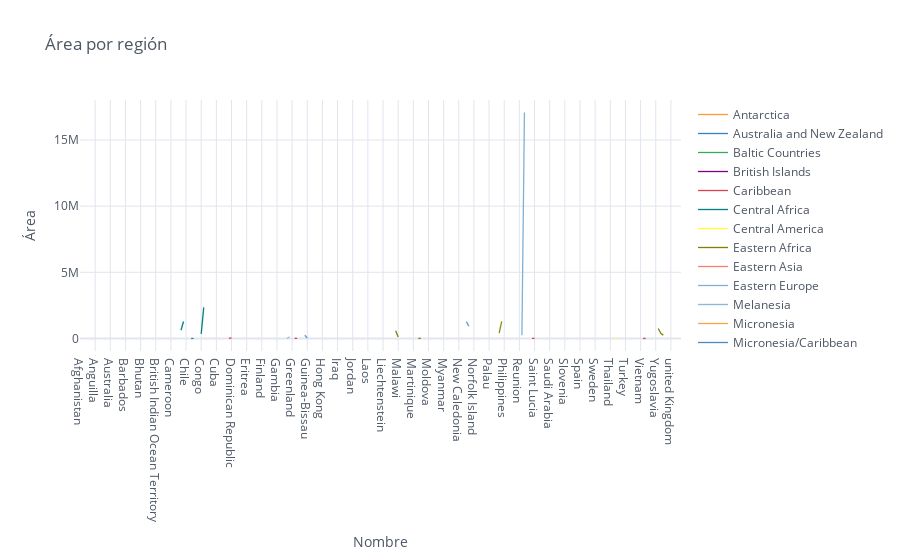

Notebook cell for this chart:
### Code cell
#Lineplot o grafico lineal
Data1.iplot(kind='line', xTitle='Nombre', yTitle='Área', title='Área por región')

### Figure 1 — Plotly figure (JSON) as saved in the notebook; plotly's stock layout.template omitted (floating-point values rounded to 4 significant figures; data arrays with more than 128 entries replaced by an {"elided": "..."} marker saying what was removed)
{"data": [{"line": {"color": "rgba(255, 153, 51, 1.0)", "dash": "solid", "shape": "linear", "width": 1.3}, "mode": "lines", "name": "Antarctica", "text": "", "type": "scatter", "x": {"elided": "239 str values"}, "y": {"elided": "239 mixed values"}}, {"line": {"color": "rgba(55, 128, 191, 1.0)", "dash": "solid", "shape": "linear", "width": 1.3}, "mode": "lines", "name": "Australia and New Zealand", "text": "", "type": "scatter", "x": {"elided": "239 str values"}, "y": {"elided": "239 mixed values"}}, {"line": {"color": "rgba(50, 171, 96, 1.0)", "dash": "solid", "shape": "linear", "width": 1.3}, "mode": "lines", "name": "Baltic Countries", "text": "", "type": "scatter", "x": {"elided": "239 str values"}, "y": {"elided": "239 mixed values"}}, {"line": {"color": "rgba(128, 0, 128, 1.0)", "dash": "solid", "shape": "linear", "width": 1.3}, "mode": "lines", "name": "British Islands", "text": "", "type": "scatter", "x": {"elided": "239 str values"}, "y": {"elided": "239 mixed values"}}, {"line": {"color": "rgba(219, 64, 82, 1.0)", "dash": "solid", "shape": "linear", "width": 1.3}, "mode": "lines", "name": "Caribbean", "text": "", "type": "scatter", "x": {"elided": "239 str values"}, "y": {"elided": "239 mixed values"}}, {"line": {"color": "rgba(0, 128, 128, 1.0)", "dash": "solid", "shape": "linear", "width": 1.3}, "mode": "lines", "name": "Central Africa", "text": "", "type": "scatter", "x": {"elided": "239 str values"}, "y": {"elided": "239 mixed values"}}, {"line": {"color": "rgba(255, 255, 51, 1.0)", "dash": "solid", "shape": "linear", "width": 1.3}, "mode": "lines", "name": "Central America", "text": "", "type": "scatter", "x": {"elided": "239 str values"}, "y": {"elided": "239 mixed values"}}, {"line": {"color": "rgba(128, 128, 0, 1.0)", "dash": "solid", "shape": "linear", "width": 1.3}, "mode": "lines", "name": "Eastern Africa", "text": "", "type": "scatter", "x": {"elided": "239 str values"}, "y": {"elided": "239 mixed values"}}, {"line": {"color": "rgba(251, 128, 114, 1.0)", "dash": "solid", "shape": "linear", "width": 1.3}, "mode": "lines", "name": "Eastern Asia", "text": "", "type": "scatter", "x": {"elided": "239 str values"}, "y": {"elided": "239 mixed values"}}, {"line": {"color": "rgba(128, 177, 211, 1.0)", "dash": "solid", "shape": "linear", "width": 1.3}, "mode": "lines", "name": "Eastern Europe", "text": "", "type": "scatter", "x": {"elided": "239 str values"}, "y": {"elided": "239 mixed values"}}, {"line": {"color": "rgba(128, 177, 211, 0.8999999999999999)", "dash": "solid", "shape": "linear", "width": 1.3}, "mode": "lines", "name": "Melanesia", "text": "", "type": "scatter", "x": {"elided": "239 str values"}, "y": {"elided": "239 mixed values"}}, {"line": {"color": "rgba(255, 153, 51, 0.8999999999999999)", "dash": "solid", "shape": "linear", "width": 1.3}, "mode": "lines", "name": "Micronesia", "text": "", "type": "scatter", "x": {"elided": "239 str values"}, "y": {"elided": "239 mixed values"}}, {"line": {"color": "rgba(55, 128, 191, 0.8999999999999999)", "dash": "solid", "shape": "linear", "width": 1.3}, "mode": "lines", "name": "Micronesia/Caribbean", "text": "", "type": "scatter", "x": {"elided": "239 str values"}, "y": {"elided": "239 mixed values"}}, {"line": {"color": "rgba(50, 171, 96, 0.8999999999999999)", "dash": "solid", "shape": "linear", "width": 1.3}, "mode": "lines", "name": "Middle East", "text": "", "type": "scatter", "x": {"elided": "239 str values"}, "y": {"elided": "239 mixed values"}}, {"line": {"color": "rgba(128, 0, 128, 0.8999999999999999)", "dash": "solid", "shape": "linear", "width": 1.3}, "mode": "lines", "name": "Nordic Countries", "text": "", "type": "scatter", "x": {"elided": "239 str values"}, "y": {"elided": "239 mixed values"}}, {"line": {"color": "rgba(219, 64, 82, 0.8999999999999999)", "dash": "solid", "shape": "linear", "width": 1.3}, "mode": "lines", "name": "North America", "text": "", "type": "scatter", "x": {"elided": "239 str values"}, "y": {"elided": "239 mixed values"}}, {"line": {"color": "rgba(0, 128, 128, 0.8999999999999999)", "dash": "solid", "shape": "linear", "width": 1.3}, "mode": "lines", "name": "Northern Africa", "text": "", "type": "scatter", "x": {"elided": "239 str values"}, "y": {"elided": "239 mixed values"}}, {"line": {"color": "rgba(255, 255, 51, 0.8999999999999999)", "dash": "solid", "shape": "linear", "width": 1.3}, "mode": "lines", "name": "Polynesia", "text": "", "type": "scatter", "x": {"elided": "239 str values"}, "y": {"elided": "239 mixed values"}}, {"line": {"color": "rgba(128, 128, 0, 0.8999999999999999)", "dash": "solid", "shape": "linear", "width": 1.3}, "mode": "lines", "name": "South America", "text": "", "type": "scatter", "x": {"elided": "239 str values"}, "y": {"elided": "239 mixed values"}}, {"line": {"color": "rgba(251, 128, 114, 0.8999999999999999)", "dash": "solid", "shape": "linear", "width": 1.3}, "mode": "lines", "name": "Southeast Asia", "text": "", "type": "scatter", "x": {"elided": "239 str values"}, "y": {"elided": "239 mixed values"}}, {"line": {"color": "rgba(251, 128, 114, 0.7999999999999998)", "dash": "solid", "shape": "linear", "width": 1.3}, "mode": "lines", "name": "Southern Africa", "text": "", "type": "scatter", "x": {"elided": "239 str values"}, "y": {"elided": "239 mixed values"}}, {"line": {"color": "rgba(128, 177, 211, 0.7999999999999998)", "dash": "solid", "shape": "linear", "width": 1.3}, "mode": "lines", "name": "Southern Europe", "text": "", "type": "scatter", "x": {"elided": "239 str values"}, "y": {"elided": "239 mixed values"}}, {"line": {"color": "rgba(255, 153, 51, 0.7999999999999998)", "dash": "solid", "shape": "linear", "width": 1.3}, "mode": "lines", "name": "Southern and Central Asia", "text": "", "type": "scatter", "x": {"elided": "239 str values"}, "y": {"elided": "239 mixed values"}}, {"line": {"color": "rgba(55, 128, 191, 0.7999999999999998)", "dash": "solid", "shape": "linear", "width": 1.3}, "mode": "lines", "name": "Western Africa", "text": "", "type": "scatter", "x": {"elided": "239 str values"}, "y": {"elided": "239 mixed values"}}, {"line": {"color": "rgba(50, 171, 96, 0.7999999999999998)", "dash": "solid", "shape": "linear", "width": 1.3}, "mode": "lines", "name": "Western Europe", "text": "", "type": "scatter", "x": {"elided": "239 str values"}, "y": {"elided": "239 mixed values"}}], "layout": {"legend": {"bgcolor": "#FFFFFF", "font": {"color": "#4D5663"}}, "paper_bgcolor": "#FFFFFF", "plot_bgcolor": "#FFFFFF", "title": {"font": {"color": "#4D5663"}, "text": "Área por región"}, "xaxis": {"gridcolor": "#E1E5ED", "showgrid": true, "tickfont": {"color": "#4D5663"}, "title": {"font": {"color": "#4D5663"}, "text": "Nombre"}, "zerolinecolor": "#E1E5ED"}, "yaxis": {"gridcolor": "#E1E5ED", "showgrid": true, "tickfont": {"color": "#4D5663"}, "title": {"font": {"color": "#4D5663"}, "text": "Área"}, "zerolinecolor": "#E1E5ED"}}}
